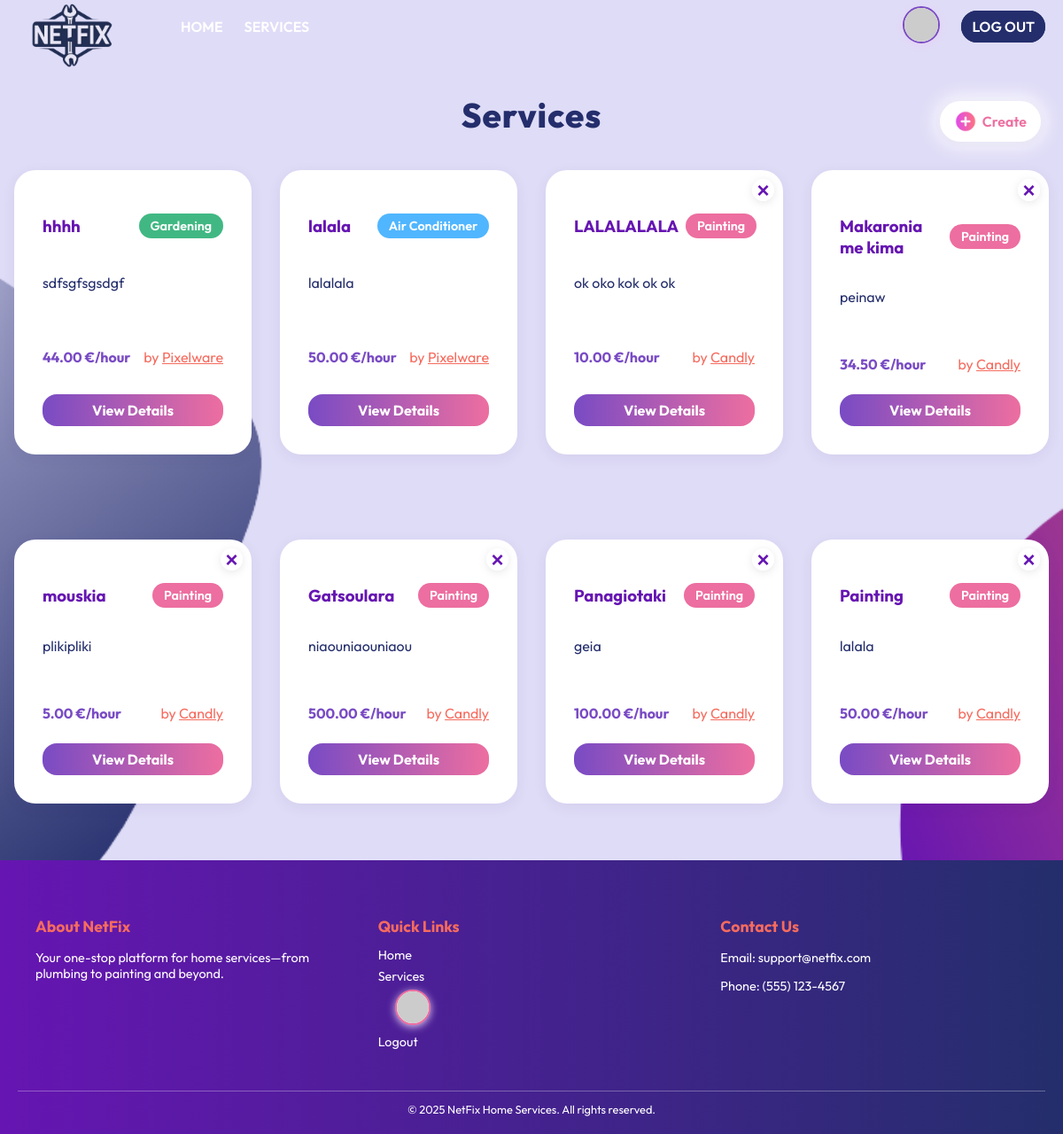
Before: /services/ (signed in) with the older database file.
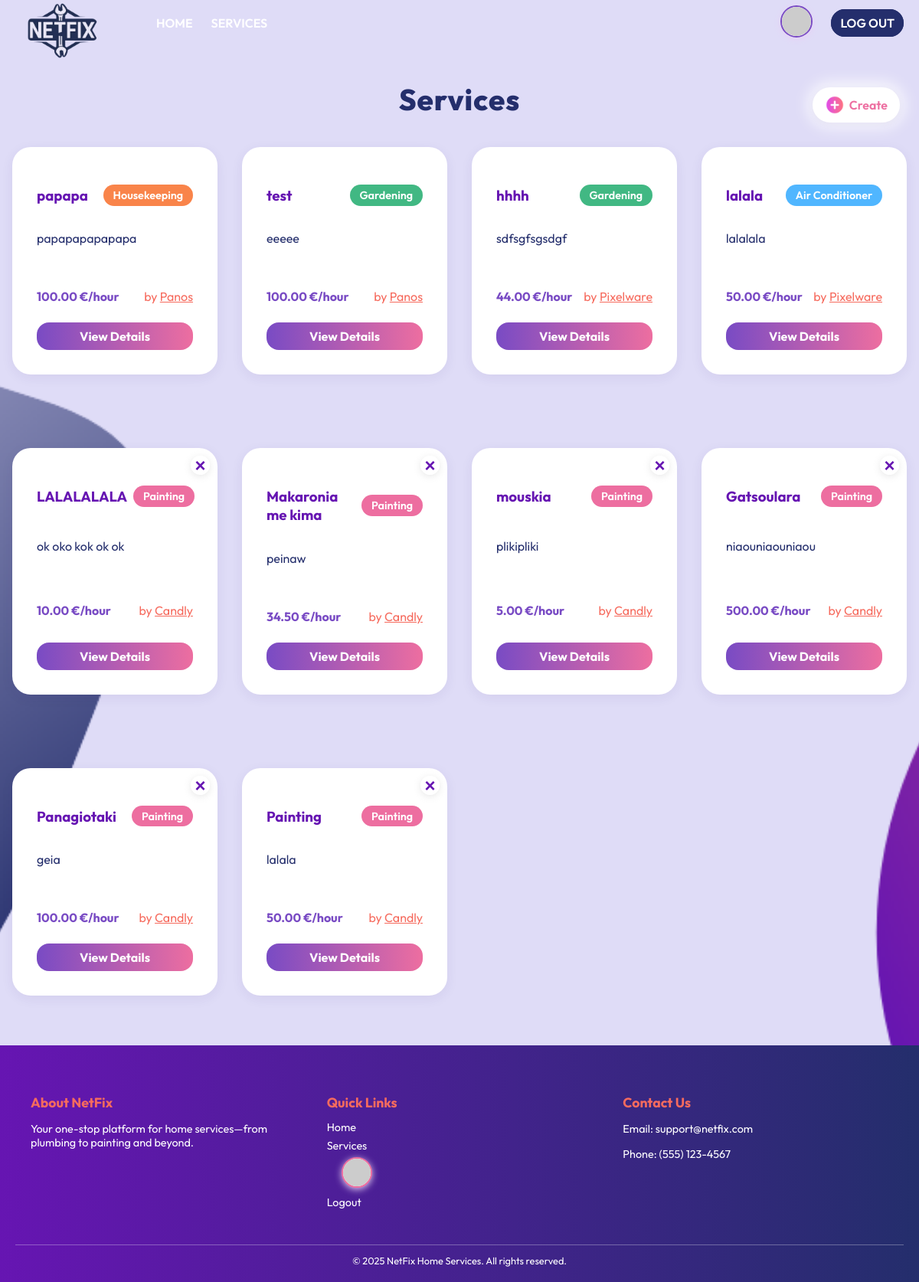
After: the same page with the newer database file.
### services/models.py (models this page shows, shortened)
class Service(models.Model):
    FIELD_CHOICES = (
        ('Air Conditioner', 'Air Conditioner'),
        ('Carpentry', 'Carpentry'),
        ('Electricity', 'Electricity'),
        ('Gardening', 'Gardening'),
        ('Home Machines', 'Home Machines'),
        ('Housekeeping', 'Housekeeping'),  # Fixed spelling!
        ('Interior Design', 'Interior Design'),
        ('Locks', 'Locks'),
        ('Painting', 'Painting'),
        ('Plumbing', 'Plumbing'),
        ('Water Heaters', 'Water Heaters'),
    )
    company = models.ForeignKey(Company, on_delete=models.CASCADE)
    name = models.CharField(max_length=40)
    description = models.TextField()
    price_per_hour = models.DecimalField(decimal_places=2, max_digits=7)
    rating = models.IntegerField(
        validators=[MinValueValidator(0), MaxValueValidator(5)],
        default=0
    )
    field = models.CharField(max_length=30, choices=FIELD_CHOICES)
    date_created = models.DateTimeField(auto_now_add=True)

### users/models.py (models this page shows, shortened)
class Company(models.Model):
    FIELD_CHOICES = [
        ("Air Conditioner", "Air Conditioner"),
        ("All in One",      "All in One"),
        ("Carpentry",       "Carpentry"),
        ("Electricity",     "Electricity"),
        ("Gardening",       "Gardening"),
        ("Home Machines",   "Home Machines"),
        ("Housekeeping",    "Housekeeping"),
        ("Interior Design", "Interior Design"),
        ("Locks",           "Locks"),
        ("Painting",        "Painting"),
        ("Plumbing",        "Plumbing"),
        ("Water Heaters",   "Water Heaters"),
    ]
    user = models.OneToOneField(
        User,
        on_delete=models.CASCADE,
        primary_key=True,
        related_name="company_profile"
    )
    field_of_work = models.CharField(
        max_length=30,
        choices=FIELD_CHOICES,
        default="All in One",
    )
    rating = models.IntegerField(
        validators=[MinValueValidator(0), MaxValueValidator(5)],
        default=0,
    )
    avatar_index = models.CharField(
        max_length=2,
        default='1',
        choices=[(str(i), f"Avatar {i}") for i in "123456789ABCDEFGHIJK"]
    )

class User(AbstractUser):
    is_company = models.BooleanField(default=False)
    is_customer = models.BooleanField(default=False)
    email = models.CharField(max_length=100, unique=True)

### services/views.py (the view)
# urls.py: path('', v.service_list, name='service_list'),
def service_list(request):
    services = Service.objects.all().order_by("-date_created")
    return render(request, 'services/list.html', {'services': services})

### services/templates/services/list.html (shortened to what this page needs)
{% extends 'main/base.html' %}
{% load static %}
{% block content %}
    <div class="services_header_grid">
        <h2 class="title">Services</h2>
        {% if user.is_company %}
            <a class="create_service" href="/services/create">
                <img src="{% static 'images/create.png' %}" alt="Create" class="create-icon"/>
                Create
            </a>
        {% endif %}
    </div>
    <div class="services_grid">
        {% if services %}
            {% for service in services %}
                <div class="service_card">
                    <div class="service_card_top">
                        <h3><a href="/services/{{ service.id }}">{{ service.name }}</a></h3>
                        <span class="service_field field-{{ service.field|slugify }}">{{ service.field }}</span>
                    </div>
                    <p class="service_desc">{{ service.description|truncatechars:100 }}</p>
                    <div class="service_card_bottom">
                        <span class="service_price">{{ service.price_per_hour }} €/hour</span>
                        <span class="service_company">by <a
                                href="/company/{{ service.company.user }}">{{ service.company.user }}</a></span>
                    </div>
                    <a href="/services/{{ service.id }}/" class="service_details_btn">View Details</a>
                    {% if user.is_authenticated and user.is_company and service.company.user == user %}
                        <form action="{% url 'services:delete_service' service.id %}" method="post" class="delete-form">
                            <button type="button" class="delete-x-btn" data-service-id="{{ service.id }}" title="Delete Service">
                                &times;
                            </button>
                        </form>
                    {% endif %}
                </div>
            {% endfor %}
        {% else %}
            <h2>Sorry, no services available yet.</h2>
        {% endif %}
    </div>
{% endblock %}

### main/templates/main/base.html (shortened to what this page needs)
{% load static %}
<!DOCTYPE html>
<html lang="en">
<head>
    <link rel="stylesheet" href="{% static 'css/style.css' %}"/>
</head>
<body>
    {% include 'main/navbar.html' %}
    <main class="site-content">
        {% block content %}{% endblock %}
    </main>
    <footer class="site-footer">
        <div class="footer-inner">
            <div class="footer-section">
                <h4>About NetFix</h4>
                <p>Your one-stop platform for home services—from plumbing to painting and beyond.</p>
            </div>
            <div class="footer-section">
                <h4>Quick Links</h4>
                <ul>
                    <li><a href="{% url 'main:home' %}">Home</a></li>
                    <li><a href="{% url 'services:service_list' %}">Services</a></li>
                    {% if user.is_authenticated %}
                        <li>
                        {% if user.is_company %}
                            <a href="{% url 'users:company_profile' user.username %}" class="navbar-avatar-link" title="Profile">
                                <img
                                    src="https://api.dicebear.com/7.x/bottts/svg?seed={{ user.username }}{{ user.company_profile.avatar_index|default:'1' }}"
                                    class="navbar-avatar-img"
                                    alt="Profile"
                                    style="width:36px;height:36px;border-radius:50%;object-fit:cover;"
                                >
                            </a>
                        {% endif %}
                        </li>
                        <li><a href="{% url 'main:logout' %}">Logout</a></li>
                    {% else %}
                        <li><a href="{% url 'users:login_user' %}">Log In</a></li>
                        <li><a href="{% url 'users:register_customer' %}">Sign Up</a></li>
                    {% endif %}
                </ul>
            </div>
            <div class="footer-section">
                <h4>Contact Us</h4>
                <p>Email: support@netfix.com</p>
                <p>Phone: (555) 123-4567</p>
            </div>
        </div>
        <div class="footer-bottom">
            &copy; {% now "Y" %} NetFix Home Services. All rights reserved.
        </div>
    </footer>
</body>
</html>

### main/templates/main/navbar.html (shortened to what this page needs)
{% load static %}
<nav class="navbar">
  <div class="navbar-inner">
    <a href="{% url 'main:home' %}" class="logo-link">
      <img src="{% static 'images/logo.png' %}" alt="NetFix Logo" class="site-logo">
    </a>
    <ul class="nav-links-left">
      <li><a href="{% url 'main:home' %}">Home</a></li>
      <li class="dropdown">
        <a href="{% url 'services:service_list' %}">Services</a>
      </li>
    </ul>
    <ul class="nav-links-right">
      {% if user.is_authenticated %}
        <li>
          {% if user.is_company %}
            <a href="{% url 'users:company_profile' user.username %}" class="avatar-nav-link" style="padding:0;border:none;background:none;">
              <img
                src="https://api.dicebear.com/7.x/bottts/svg?seed={{ user.username }}{{ user.company_profile.avatar_index|default:'1' }}"
                alt="Profile Avatar"
                class="navbar-avatar"
                style="width:38px; height:38px; border-radius:50%; background:#fff; border:2px solid #794bc4; object-fit:cover;"
              >
            </a>
          {% endif %}
        </li>
        <li><a href="{% url 'main:logout' %}">Log Out</a></li>
      {% endif %}
    </ul>
  </div>
</nav>

Changed rows visible on the page:
added Service: name "papapa", field "Housekeeping", description "papapapapapapa", price_per_hour "100.00", company.user "Panos"
added Service: name "test", field "Gardening", description "eeeee", price_per_hour "100.00", company.user "Panos"
